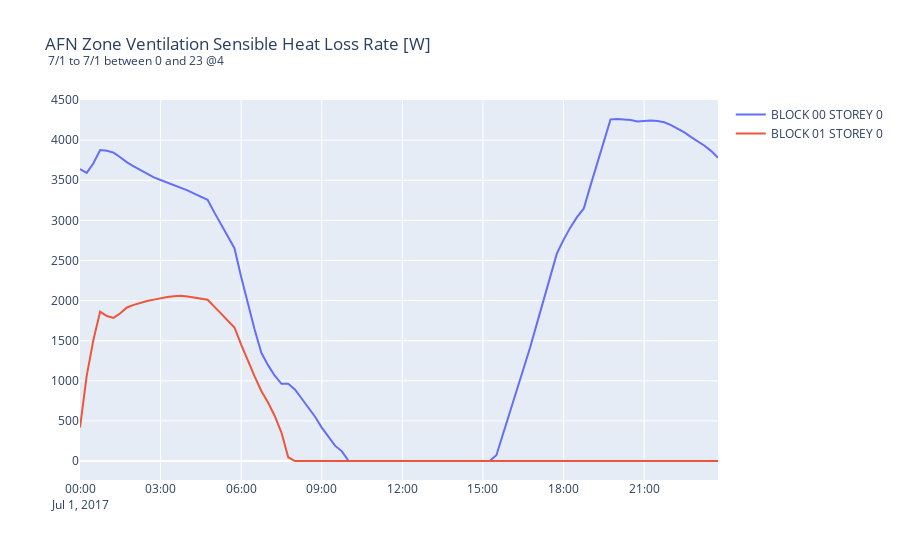

Here is the notebook cell this chart was saved with:
### Code cell
ez.plt.get_collection_for_variable(ez.eligible_vars.zone_vent_heat_loss)
ez.plt.create_plot()
